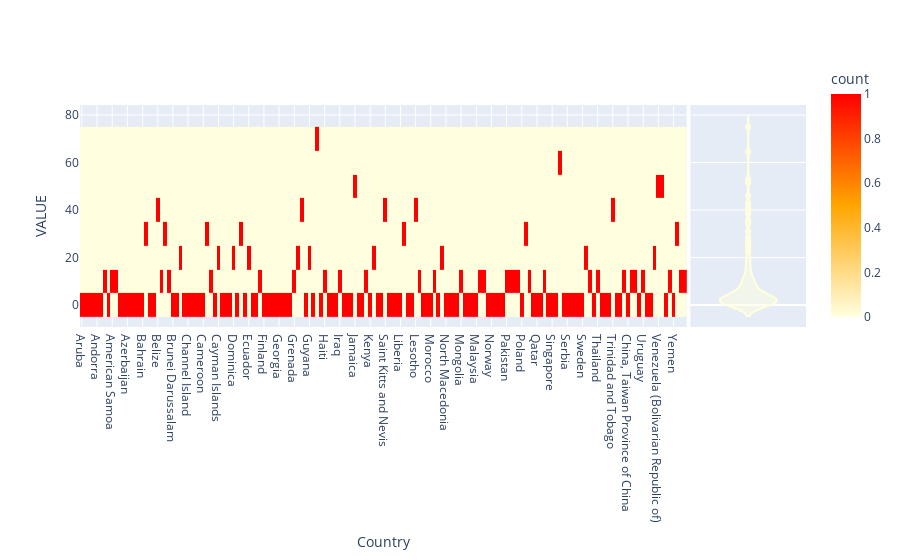

The notebook cell saved with this chart:
### Code cell
fig1 = px.density_heatmap(df, x="Country", y="VALUE",marginal_x= False, marginal_y="violin", 
                          color_continuous_scale=["lightyellow", "orange", "red"])

fig1.show()

### Figure 1 — Plotly figure (JSON) as saved in the notebook; plotly's stock layout.template omitted (floating-point values rounded to 4 significant figures; data arrays with more than 128 entries replaced by an {"elided": "..."} marker saying what was removed)
{"data": [{"coloraxis": "coloraxis", "hovertemplate": "Country=%{x}<br>VALUE=%{y}<br>count=%{z}<extra></extra>", "name": "", "type": "histogram2d", "x": {"elided": "160 str values"}, "xaxis": "x", "xbingroup": "x", "y": {"elided": "160 float values"}, "yaxis": "y", "ybingroup": "y"}, {"alignmentgroup": "True", "hovertemplate": "VALUE=%{y}<extra></extra>", "legendgroup": "", "marker": {"color": "lightyellow"}, "name": "", "offsetgroup": "", "scalegroup": "y", "showlegend": false, "type": "violin", "xaxis": "x2", "y": {"elided": "160 float values"}, "yaxis": "y2"}], "layout": {"coloraxis": {"colorbar": {"title": {"text": "count"}}, "colorscale": [[0, "lightyellow"], [0.5, "orange"], [1, "red"]]}, "legend": {"tracegroupgap": 0}, "margin": {"t": 60}, "xaxis": {"anchor": "y", "domain": [0, 0.8358], "title": {"text": "Country"}}, "xaxis2": {"anchor": "y2", "domain": [0.8408, 1], "matches": "x2", "showgrid": false, "showline": false, "showticklabels": false, "ticks": ""}, "xaxis3": {"anchor": "y3", "domain": [0, 0.8358], "matches": "x", "showticklabels": false}, "xaxis4": {"anchor": "y4", "domain": [0.8408, 1], "matches": "x2", "showgrid": false, "showline": false, "showticklabels": false, "ticks": ""}, "yaxis": {"anchor": "x", "domain": [0, 0.8316], "title": {"text": "VALUE"}}, "yaxis2": {"anchor": "x2", "domain": [0, 0.8316], "matches": "y", "showgrid": true, "showticklabels": false}, "yaxis3": {"anchor": "x3", "domain": [0.8416, 1], "matches": "y", "title": {"text": "VALUE"}}, "yaxis4": {"anchor": "x4", "domain": [0.8416, 1], "matches": "y", "showgrid": true, "showticklabels": false}}}
